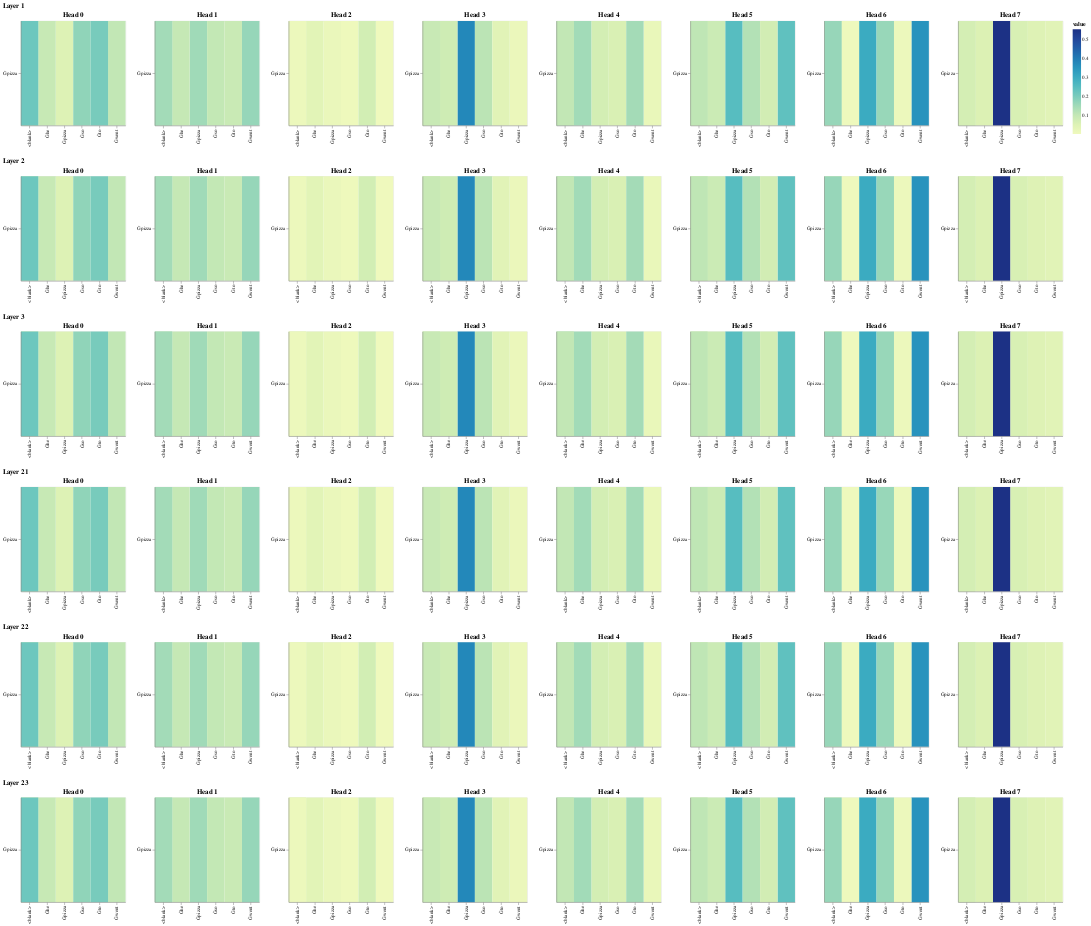

The notebook cell saved with this chart:
### Code cell
visualize_lm_attns(model, tokenizer, text, view_layers=[1, 2], view_heads=[1, 2])
